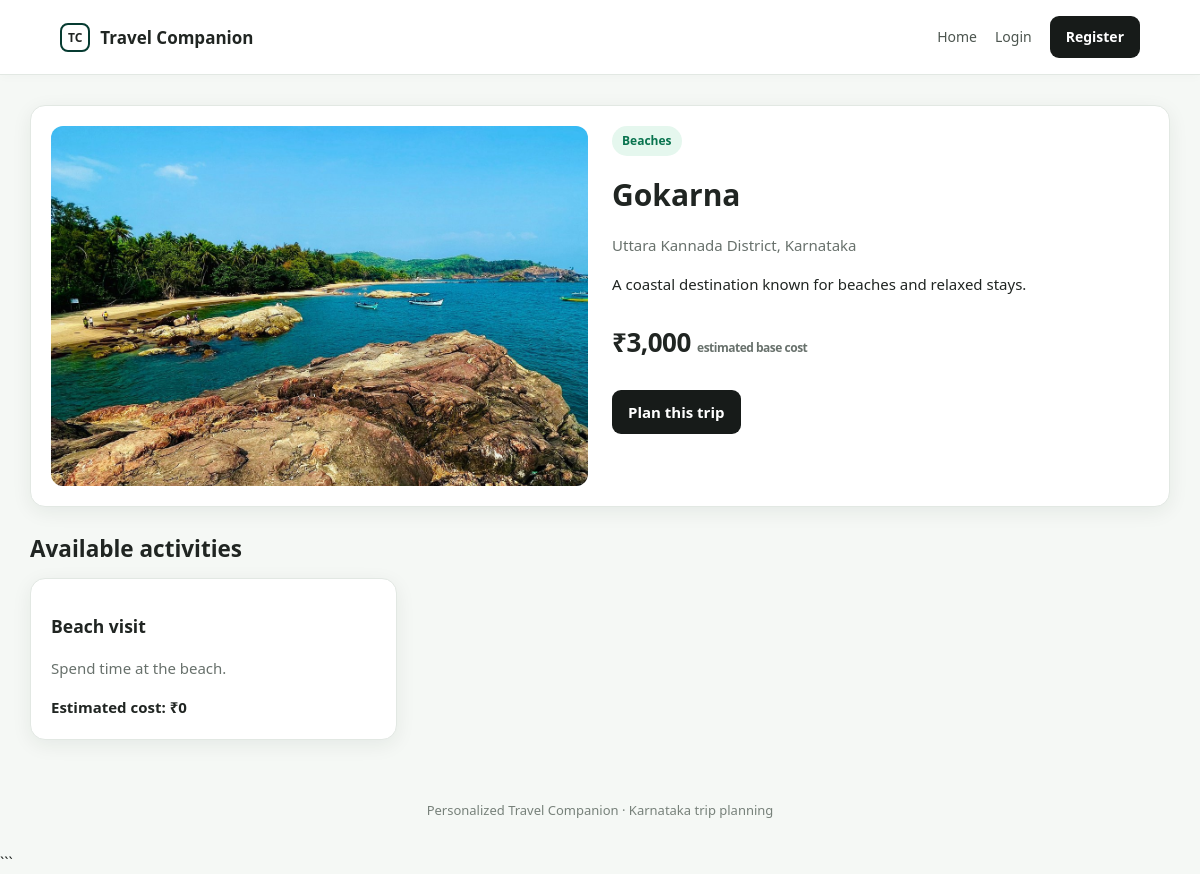
Page /destination.php?id=3 on the committed database.
### tables this page shows
CREATE TABLE IF NOT EXISTS destinations (
    id INT AUTO_INCREMENT PRIMARY KEY,
    name VARCHAR(120) NOT NULL,
    district VARCHAR(100) NOT NULL,
    category_id INT NULL,
    description TEXT,
    image_url VARCHAR(500) DEFAULT '',
    estimated_cost DECIMAL(10,2) NOT NULL DEFAULT 0,
    FOREIGN KEY (category_id)
        REFERENCES categories(id)
        ON DELETE SET NULL
);

CREATE TABLE IF NOT EXISTS categories (
    id INT AUTO_INCREMENT PRIMARY KEY,
    name VARCHAR(80) NOT NULL UNIQUE
);

CREATE TABLE IF NOT EXISTS activities (
    id INT AUTO_INCREMENT PRIMARY KEY,
    destination_id INT NOT NULL,
    name VARCHAR(120) NOT NULL,
    description TEXT,
    estimated_cost DECIMAL(10,2) NOT NULL DEFAULT 0,
    FOREIGN KEY (destination_id)
        REFERENCES destinations(id)
        ON DELETE CASCADE
);

### config.php (called while the page is built, shortened)
<?php
function e(?string $value): string {
    return htmlspecialchars($value ?? '', ENT_QUOTES, 'UTF-8');
}

### destination.php (the view, shortened to what this page needs)
<?php
require 'config.php';
$id = (int)($_GET['id'] ?? 0);
$stmt = $pdo->prepare(
    'SELECT d.*, c.name AS category_name
     FROM destinations d
     LEFT JOIN categories c ON c.id = d.category_id
     WHERE d.id = ?'
);
$stmt->execute([$id]);
$destination = $stmt->fetch();
$activityStmt = $pdo->prepare(
    'SELECT *
     FROM activities
     WHERE destination_id = ?
     ORDER BY name'
);
$activityStmt->execute([$id]);
$activities = $activityStmt->fetchAll();
require 'header.php';
?>
<div class="card destination-detail">
    <div class="two-col">
        <div>
            <?php if (!empty($destination['image_url'])): ?>
                <img
                    class="destination-detail-image"
                    src="<?= e($destination['image_url']) ?>"
                    alt="<?= e($destination['name']) ?>"
                >
            <?php else: ?>
                <div class="destination-detail-placeholder">
                    Destination image
                </div>
            <?php endif; ?>
        </div>
        <div>
            <span class="tag">
                <?= e($destination['category_name'] ?? 'Explore') ?>
            </span>
            <h1><?= e($destination['name']) ?></h1>
            <p class="muted">
                <?= e($destination['district']) ?> District, Karnataka
            </p>
            <p>
                <?= nl2br(e($destination['description'] ?? '')) ?>
            </p>
            <p class="metric">
                ₹<?= number_format((float)$destination['estimated_cost']) ?>
                <span class="smalltext">
                    estimated base cost
                </span>
            </p>
            <a
                class="btn"
                href="plan_trip.php?destination_id=<?= (int)$destination['id'] ?>"
            >
                Plan this trip
            </a>
        </div>
    </div>
</div>
<h2>Available activities</h2>
<div class="grid">
    <?php foreach ($activities as $activity): ?>
        <article class="card">
            <h3><?= e($activity['name']) ?></h3>
            <p class="muted">
                <?= e($activity['description'] ?? '') ?>
            </p>
            <strong>
                Estimated cost:
                ₹<?= number_format((float)$activity['estimated_cost']) ?>
            </strong>
        </article>
    <?php endforeach; ?>
</div>
<?php require 'footer.php'; ?>

### assets/style.css (style rules this page uses)
* { box-sizing: border-box; }
:root { --green: #0ca678; --mint: #36d9a4; --deep: #063b31; --ink: #202522; --muted: #68716c; --paper: #f5f8f5; --line: #e2e8e3; --white: #ffffff; --soft-green: #e5f7ee; --shadow: 0 5px 20px rgba(16, 43, 23, 0.07); --shadow-hover: 0 10px 28px rgba(16, 43, 23, 0.12); }
html { scroll-behavior: smooth; }
body { margin: 0; background: var(--paper); font: 15px/1.6 system-ui, -apple-system, "Segoe UI", sans-serif; color: var(--ink); }
a { color: var(--deep); text-decoration: none; }
img { max-width: 100%; }
.nav-cta, .btn { background: #171b19; color: white; border: 0; border-radius: 9px; padding: 10px 16px; display: inline-block; cursor: pointer; font: inherit; font-weight: 650; text-align: center; transition: background 0.2s ease, transform 0.2s ease, box-shadow 0.2s ease; }
h1, h2, h3 { line-height: 1.25; color: var(--ink); }
h2 { margin-top: 28px; margin-bottom: 14px; }
.muted { color: var(--muted); }
.grid { display: grid; grid-template-columns: repeat(3, minmax(0, 1fr)); gap: 20px; }
.two-col { display: grid; grid-template-columns: 1fr 1fr; gap: 24px; }
.card { background: var(--white); border: 1px solid var(--line); border-radius: 15px; padding: 20px; box-shadow: var(--shadow); transition: box-shadow 0.22s ease, border-color 0.22s ease; }
.tag { display: inline-block; background: var(--soft-green); color: #08734e; padding: 5px 10px; border-radius: 20px; font-size: 12px; font-weight: 700; }
.metric { font-size: 26px; font-weight: 800; letter-spacing: -0.5px; }
.smalltext { font-size: 12px; color: var(--muted); }
.destination-detail-image { width: 100%; max-height: 360px; object-fit: cover; border-radius: 12px; display: block; }

### rows in the picture
destinations: image_url+name (picture), category.name "Beaches", name "Gokarna", district "Uttara Kannada", description "A coastal destination known for beaches and relaxed stays.", estimated_cost "3,000"
activities: name "Beach visit", description "Spend time at the beach.", estimated_cost "0"
